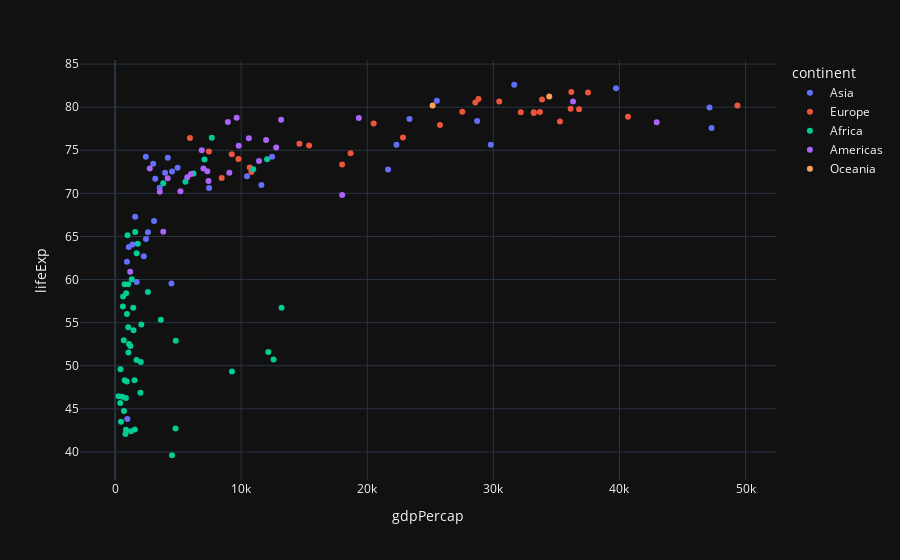

The notebook cell saved with this chart:
### Markdown cell above
### Change the color based on the continent

### Code cell
px.scatter(data_frame=df_countries, x='gdpPercap', y='lifeExp', color='continent')

### Figure 1 — Plotly figure (JSON) as saved in the notebook; plotly's stock layout.template omitted (floating-point values rounded to 4 significant figures)
{"data": [{"hovertemplate": "continent=Asia<br>gdpPercap=%{x}<br>lifeExp=%{y}<extra></extra>", "legendgroup": "Asia", "marker": {"color": "#636efa", "symbol": "circle"}, "mode": "markers", "name": "Asia", "orientation": "v", "showlegend": true, "type": "scatter", "x": [974.6, 29800.0, 1391.0, 1714.0, 4959.0, 39720.0, 2452.0, 3541.0, 11610.0, 4471.0, 25520.0, 31660.0, 4519.0, 1593.0, 23350.0, 47310.0, 10460.0, 12450.0, 3096.0, 944, 1091.0, 22320.0, 2606.0, 3190.0, 21650.0, 47140.0, 3970.0, 4185.0, 28720.0, 7458.0, 2442.0, 3025.0, 2281.0], "xaxis": "x", "y": [43.83, 75.64, 64.06, 59.72, 72.96, 82.21, 64.7, 70.65, 70.96, 59.55, 80.75, 82.6, 72.53, 67.3, 78.62, 77.59, 71.99, 74.24, 66.8, 62.07, 63.78, 75.64, 65.48, 71.69, 72.78, 79.97, 72.4, 74.14, 78.4, 70.62, 74.25, 73.42, 62.7], "yaxis": "y"}, {"hovertemplate": "continent=Europe<br>gdpPercap=%{x}<br>lifeExp=%{y}<extra></extra>", "legendgroup": "Europe", "marker": {"color": "#EF553B", "symbol": "circle"}, "mode": "markers", "name": "Europe", "orientation": "v", "showlegend": true, "type": "scatter", "x": [5937.0, 36130.0, 33690.0, 7446.0, 10680.0, 14620.0, 22830.0, 35280.0, 33210.0, 30470.0, 32170.0, 27540.0, 18010.0, 36180.0, 40680.0, 28570.0, 9254.0, 36800.0, 49360.0, 15390.0, 20510.0, 10810.0, 9787.0, 18680.0, 25770.0, 28820.0, 33860.0, 37510.0, 8458.0, 33200.0], "xaxis": "x", "y": [76.42, 79.83, 79.44, 74.85, 73.0, 75.75, 76.49, 78.33, 79.31, 80.66, 79.41, 79.48, 73.34, 81.76, 78.89, 80.55, 74.54, 79.76, 80.2, 75.56, 78.1, 72.48, 74.0, 74.66, 77.93, 80.94, 80.88, 81.7, 71.78, 79.42], "yaxis": "y"}, {"hovertemplate": "continent=Africa<br>gdpPercap=%{x}<br>lifeExp=%{y}<extra></extra>", "legendgroup": "Africa", "marker": {"color": "#00cc96", "symbol": "circle"}, "mode": "markers", "name": "Africa", "orientation": "v", "showlegend": true, "type": "scatter", "x": [6223.0, 4797.0, 1441.0, 12570.0, 1217.0, 430.1, 2042.0, 706.0, 1704.0, 986.1, 277.6, 3633.0, 1545.0, 2082.0, 5581.0, 12150.0, 641.4, 690.8, 13210.0, 752.7, 1328.0, 942.7, 579.2, 1463.0, 1569.0, 414.5, 12060.0, 1045.0, 759.3, 1043.0, 1803.0, 10960.0, 3820.0, 823.7, 4811.0, 619.7, 2014.0, 7670.0, 863.1, 1598.0, 1712.0, 862.5, 926.1, 9270.0, 2602.0, 4513.0, 1107.0, 883.0, 7093.0, 1056.0, 1271.0, 469.7], "xaxis": "x", "y": [72.3, 42.73, 56.73, 50.73, 52.3, 49.58, 50.43, 44.74, 50.65, 65.15, 46.46, 55.32, 48.33, 54.79, 71.34, 51.58, 58.04, 52.95, 56.73, 59.45, 60.02, 56.01, 46.39, 54.11, 42.59, 45.68, 73.95, 59.44, 48.3, 54.47, 64.16, 72.8, 71.16, 42.08, 52.91, 56.87, 46.86, 76.44, 46.24, 65.53, 63.06, 42.57, 48.16, 49.34, 58.56, 39.61, 52.52, 58.42, 73.92, 51.54, 42.38, 43.49], "yaxis": "y"}, {"hovertemplate": "continent=Americas<br>gdpPercap=%{x}<br>lifeExp=%{y}<extra></extra>", "legendgroup": "Americas", "marker": {"color": "#ab63fa", "symbol": "circle"}, "mode": "markers", "name": "Americas", "orientation": "v", "showlegend": true, "type": "scatter", "x": [12780.0, 3822.0, 9066.0, 36320.0, 13170.0, 7007.0, 9645.0, 8948.0, 6025.0, 6873.0, 5728.0, 5186.0, 1202.0, 3548.0, 7321.0, 11980.0, 2749.0, 9809.0, 4173.0, 7409.0, 19330.0, 18010.0, 42950.0, 10610.0, 11420.0], "xaxis": "x", "y": [75.32, 65.55, 72.39, 80.65, 78.55, 72.89, 78.78, 78.27, 72.23, 74.99, 71.88, 70.26, 60.92, 70.2, 72.57, 76.19, 72.9, 75.54, 71.75, 71.42, 78.75, 69.82, 78.24, 76.38, 73.75], "yaxis": "y"}, {"hovertemplate": "continent=Oceania<br>gdpPercap=%{x}<br>lifeExp=%{y}<extra></extra>", "legendgroup": "Oceania", "marker": {"color": "#FFA15A", "symbol": "circle"}, "mode": "markers", "name": "Oceania", "orientation": "v", "showlegend": true, "type": "scatter", "x": [34440.0, 25190.0], "xaxis": "x", "y": [81.23, 80.2], "yaxis": "y"}], "layout": {"legend": {"title": {"text": "continent"}, "tracegroupgap": 0}, "margin": {"t": 60}, "xaxis": {"anchor": "y", "domain": [0, 1], "title": {"text": "gdpPercap"}}, "yaxis": {"anchor": "x", "domain": [0, 1], "title": {"text": "lifeExp"}}}}
